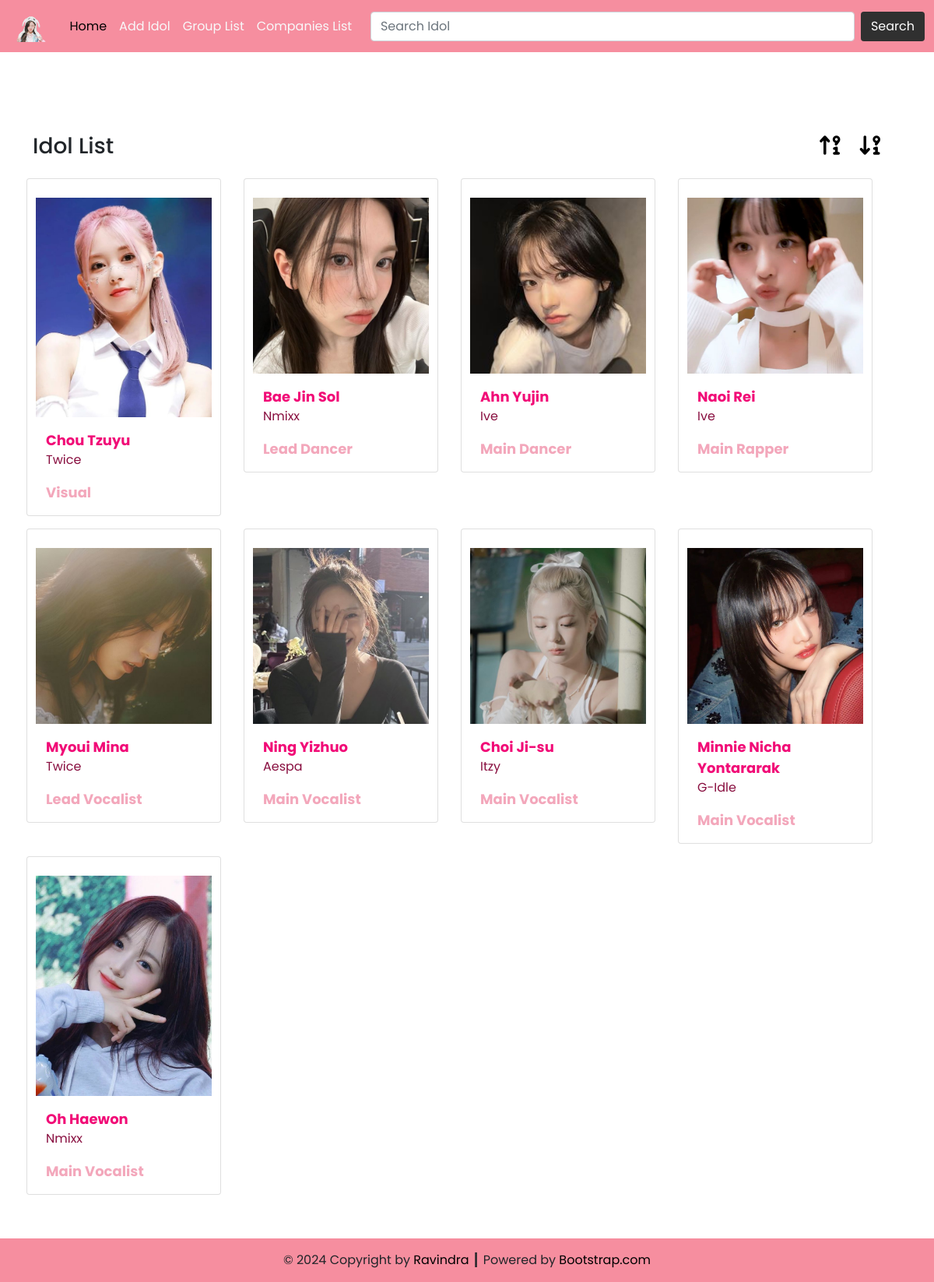
/SourceCode/index.php, run on the app's committed database.
### tables this page shows
CREATE TABLE `idols` (
  `id` int(11) NOT NULL,
  `name` varchar(100) NOT NULL,
  `photo` varchar(100) NOT NULL,
  `group_id` int(11) NOT NULL,
  `position_id` int(11) NOT NULL,
  `age` int(11) NOT NULL
);

CREATE TABLE `group` (
  `id` int(11) NOT NULL,
  `name` varchar(100) NOT NULL,
  `companies_id` int(11) NOT NULL,
  `logo` varchar(255) NOT NULL,
  `leader` varchar(100) NOT NULL
);

CREATE TABLE `positions` (
  `id` int(11) NOT NULL,
  `name` varchar(100) NOT NULL
);

### SourceCode/config/db.php (called while the page is built)
<?php
$DB_HOST = "localhost";
$DB_USERNAME = "root";
$DB_PASSWORD = "";
$DB_NAME = "db_tp3dpbo";

### SourceCode/classes/DB.php (called while the page is built, shortened)
<?php
class DB
{
    private $hostname;
    private $username;
    private $password;
    private $dbname;
    private $conn;
    private $result;
    function __construct($hostname, $username, $password, $dbname)
    {
        $this->hostname = $hostname;
        $this->username = $username;
        $this->password = $password;
        $this->dbname = $dbname;
    }
    function open()
    {
        $this->conn = mysqli_connect($this->hostname, $this->username, $this->password, $this->dbname);
    }
    function execute($query)
    {
        $this->result = mysqli_query($this->conn, $query);
    }
    function getResult()
    {
        return mysqli_fetch_array($this->result);
    }
}

### SourceCode/classes/Idol.php (called while the page is built, shortened)
<?php
class Idol extends DB
{
    function getIdolJoin()
    {
        $query = "SELECT idols.*, `group`.name AS group_name, positions.name AS position_name
              FROM idols
              JOIN `group` ON idols.group_id = `group`.id
              JOIN positions ON idols.position_id = positions.id
              ORDER BY positions.id DESC";
        return $this->execute($query);
    }
}

### SourceCode/index.php (the view, shortened to what this page needs)
<?php
include('config/db.php');
include('classes/DB.php');
include('classes/Idol.php');
include('classes/Companies.php');
include('classes/Template.php');
$listidol = new Idol($DB_HOST, $DB_USERNAME, $DB_PASSWORD, $DB_NAME);
$listidol->open();
$listidol->getIdol();
if (isset($_POST['search-in-index'])) {
    $listidol->searchIdol($_POST['search']);
} else {
    if (isset($_GET['sort'])) {
        $sortDirection = isset($_GET['sort']) && in_array($_GET['sort'], ['asc', 'desc']) ? $_GET['sort'] : 'asc';
        $listidol->getIdolSort($sortDirection);
    } else {
        $listidol->getIdolJoin();
    }
}
$data = null;
while ($row = $listidol->getResult()) {
    $data .= '<div class="col gx-2 gy-3 justify-content-center">' .
        '<div class="card pt-4 px-2 idol-thumbnail">
        <a href="detail.php?id=' . $row['id'] . '">
            <div class="row justify-content-center">
                <img src="assets/images/idols/' . $row['photo'] . '" class="card-img-top" alt="' . $row['photo'] . '"style="width: 250px; height: auto;">
            </div>
            <div class="card-body">
                <p class="card-text idol-name my-0">' . $row['name'] . '</p>
                <p class="card-text group-name">' . $row['group_name'] . '</p>
                <p class="card-text position my-0">' . $row['position_name'] . '</p>
            </div>
        </a>
    </div>
    </div>';
}

### SourceCode/classes/Template.php (shortened to what this page needs)
<?php
class Template
{
    var $content = '';
    function __construct($filename = '')
    {
        $this->content = implode('', @file($filename));
    }
    function clear()
    {
        $this->content = preg_replace("/DATA_[A-Z|_|0-9]+/", "", $this->content);
    }
    function write()
    {
        print $this->content;
    }
    function replace($old = '', $new = '')
    {
        if (is_int($new)) {
            $value = sprintf("%d", $new);
        } elseif (is_float($new)) {
            $value = sprintf("%f", $new);
        } elseif (is_array($new)) {
            $value = '';
            foreach ($new as $item) {
                $value .= $item . ' ';
            }
        } else {
            $value = $new;
        }
        $this->content = preg_replace("/$old/", $value, $this->content);
    }
}

### data on the page
idols: photo (picture), name "Chou Tzuyu", group.name "Twice", position.name "Visual"
idols: photo (picture), name "Bae Jin Sol", group.name "Nmixx", position.name "Lead Dancer"
idols: photo (picture), name "Ahn Yujin", group.name "Ive", position.name "Main Dancer"
idols: photo (picture), name "Naoi Rei", group.name "Ive", position.name "Main Rapper"
idols: photo (picture), name "Myoui Mina", group.name "Twice", position.name "Lead Vocalist"
idols: photo (picture), name "Ning Yizhuo", group.name "Aespa", position.name "Main Vocalist"
idols: photo (picture), name "Choi Ji-su", group.name "Itzy", position.name "Main Vocalist"
idols: photo (picture), name "Minnie Nicha Yontararak", group.name "G-Idle", position.name "Main Vocalist"
idols: photo (picture), name "Oh Haewon", group.name "Nmixx", position.name "Main Vocalist"
